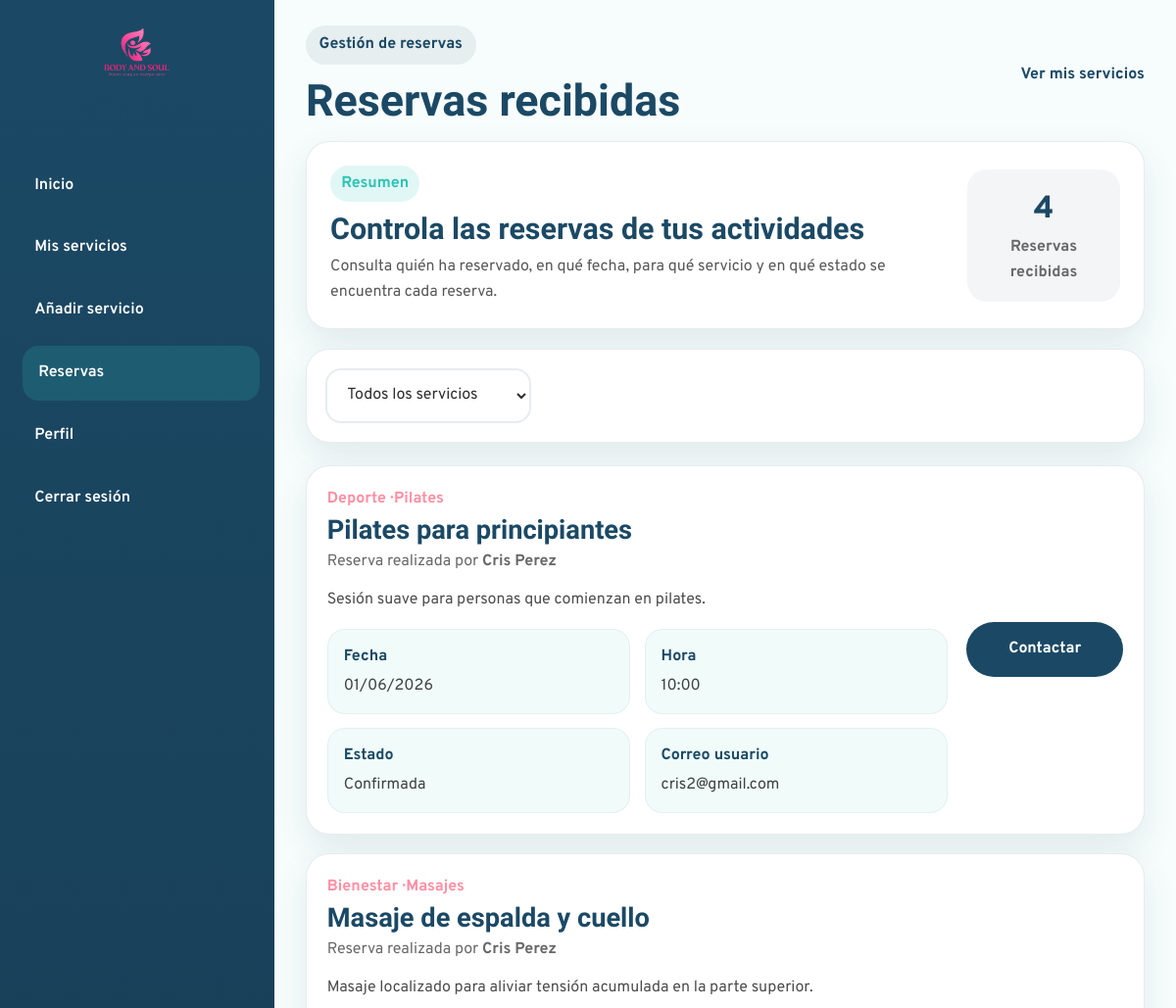
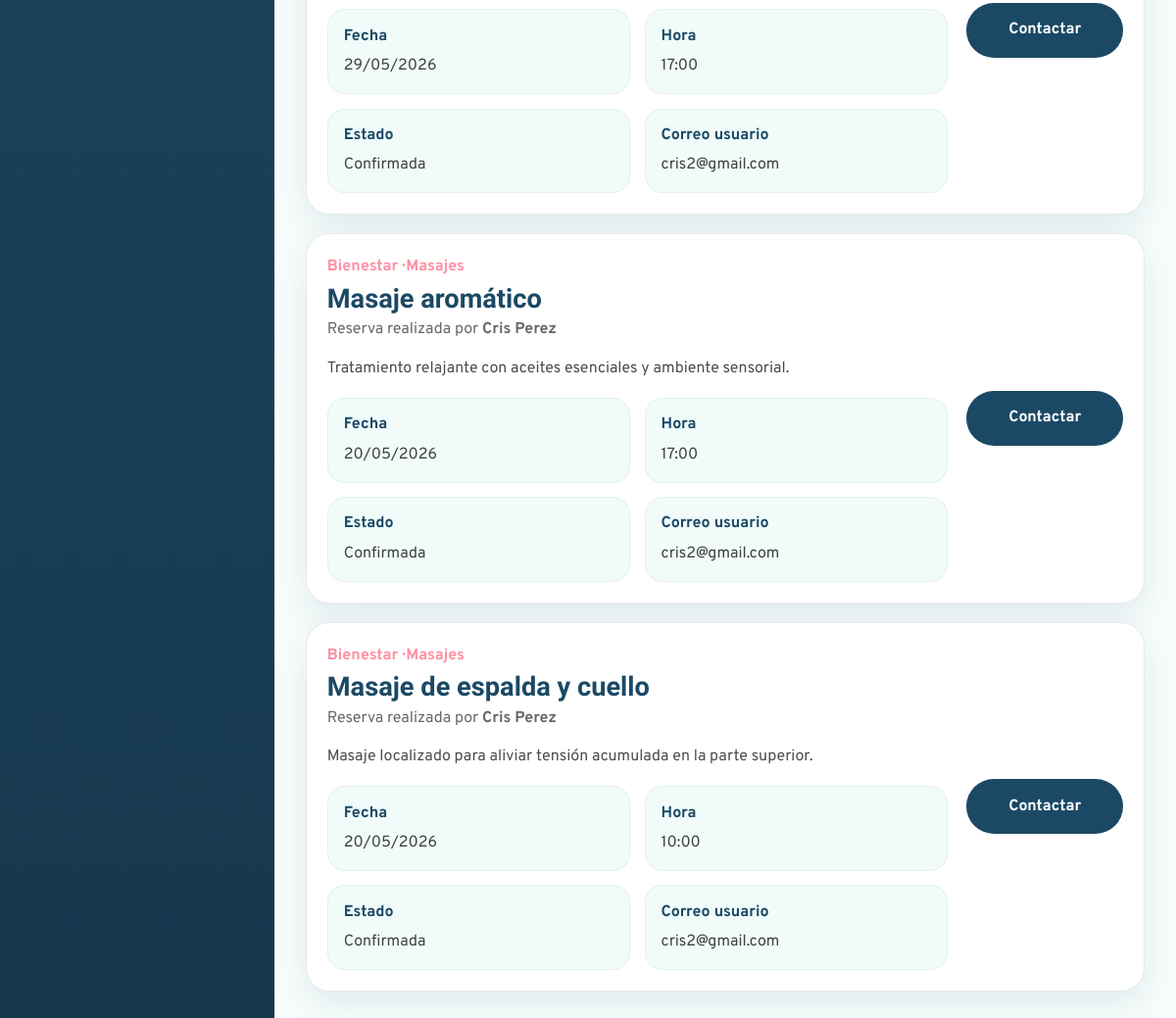
Screenshot of /Empresa/reservas.php (signed in) with the database file from the repository (2 pictures, top to bottom).
### tables this page shows
CREATE TABLE `reserva` (
  `id_reserva` int(11) NOT NULL,
  `id_usuario` int(11) NOT NULL,
  `id_servicio` int(11) NOT NULL,
  `fecha_hora` datetime NOT NULL,
  `estado` enum('pendiente','confirmada','cancelada') NOT NULL DEFAULT 'pendiente',
  `id_detalle_actividad` int(11) NOT NULL
);

CREATE TABLE `categoria` (
  `id_categoria` int(11) NOT NULL,
  `nombre` varchar(100) NOT NULL,
  `id_categoria_padre` int(11) DEFAULT NULL
);

CREATE TABLE `servicio` (
  `id_servicio` int(11) NOT NULL,
  `id_empresa` int(11) NOT NULL,
  `nombre_servicio` varchar(150) NOT NULL,
  `descripcion` text DEFAULT NULL,
  `lugar` varchar(150) DEFAULT NULL,
  `id_categoria` int(11) NOT NULL,
  `precio` decimal(10,2) NOT NULL DEFAULT 0.00,
  `duracion` varchar(50) DEFAULT NULL,
  `materiales` text DEFAULT NULL,
  `estado` enum('activo','cancelado') NOT NULL DEFAULT 'activo',
  `id_municipio` int(11) DEFAULT NULL,
  `codigo_postal` varchar(10) DEFAULT NULL,
  `latitud` decimal(10,8) DEFAULT NULL,
  `longitud` decimal(11,8) DEFAULT NULL
);

CREATE TABLE `usuario` (
  `id_usuario` int(11) NOT NULL,
  `nombre` varchar(100) NOT NULL,
  `apellido` varchar(30) NOT NULL,
  `email` varchar(150) NOT NULL,
  `contrasena` varchar(255) NOT NULL,
  `telefono` varchar(20) DEFAULT NULL,
  `id_rol` int(11) NOT NULL,
  `fecha_registro` datetime NOT NULL DEFAULT current_timestamp(),
  `intentos` int(1) NOT NULL,
  `estado` enum('activo','suspendido') NOT NULL DEFAULT 'activo'
);

### bd/bdempresa.php (called while the page is built, shortened)
<?php
class bdempresa{
public $pdo = "";
public function __construct($host,$port,$db,$user,$pass) {
    $this->pdo = new PDO("mysql:host=".$host.";port=".$port.";dbname=".$db.";charset=utf8", $user, $pass);
    }
public function ObtenerReservasEmpresa($idempresa){
    $sentencia = "SELECT
                    r.id_reserva,
                    r.fecha_hora,
                    r.estado,
                    r.id_detalle_actividad,
                    u.nombre AS nombre_usuario,
                    u.apellido AS apellido_usuario,
                    u.email AS email_usuario,
                    s.id_servicio,
                    s.nombre_servicio,
                    s.descripcion,
                    s.lugar,
                    c.nombre AS subcategoria,
                    cp.nombre AS categoria_padre
                  FROM reserva r
                  INNER JOIN usuario u ON r.id_usuario = u.id_usuario
                  INNER JOIN servicio s ON r.id_servicio = s.id_servicio
                  INNER JOIN categoria c ON s.id_categoria = c.id_categoria
                  LEFT JOIN categoria cp ON c.id_categoria_padre = cp.id_categoria
                  WHERE s.id_empresa = :idEmpresa
                  ORDER BY r.fecha_hora DESC";
    $ejecucion = $this->pdo->prepare($sentencia);
    $ejecucion->execute([
        ":idEmpresa" => $idempresa
    ]);
    return $ejecucion->fetchAll(PDO::FETCH_ASSOC);
}
}
?>

### Empresa/reservas.php (the view, shortened to what this page needs)
<?php
require_once("head.php");
$reservas = $bdempre->ObtenerReservasEmpresa($idempresa);
$numreservas = count($reservas);
?>
    <div class="company-main">
      <header class="company-topbar">
        <div class="company-topbar-left">
          <span class="company-page-tag">Gestión de reservas</span>
          <h2>Reservas recibidas</h2>
        </div>
        <div class="company-topbar-right">
          <a href="mis-servicios.php" class="company-top-link">Ver mis servicios</a>
        </div>
      </header>
      <main class="company-content">
        <section class="reservations-header-card">
          <div>
            <span class="company-section-badge">Resumen</span>
            <h3>Controla las reservas de tus actividades</h3>
            <p>
              Consulta quién ha reservado, en qué fecha, para qué servicio y en qué estado se encuentra cada reserva.
            </p>
          </div>
          <div class="reservations-summary">
            <span class="reservations-summary-number"><?=$numreservas?></span>
            <span class="reservations-summary-label">Reservas recibidas</span>
          </div>
        </section>
        <section class="reservations-filters-card">
          <div class="reservations-filters">
            <select id="filtroServicio">
              <option value="">Todos los servicios</option>
            </select>
          </div>
        </section>
  <section class="reservations-list">
  <?php if(empty($reservas)){ ?>
    <p>No tienes reservas recibidas todavía.</p>
  <?php }else{ ?>
    <?php foreach($reservas as $reserva){
      $fecha = date("d/m/Y", strtotime($reserva["fecha_hora"]));
      $hora = date("H:i", strtotime($reserva["fecha_hora"]));
    ?>
      <article class="reservation-company-card" data-servicio="<?=$reserva["id_servicio"]?>">
        <div class="reservation-company-main">
          <div class="reservation-company-top">
            <div>
              <p class="reservation-company-category">
                <?=htmlspecialchars($reserva["categoria_padre"])?> · <?=htmlspecialchars($reserva["subcategoria"])?>
              </p>
              <h3><?=htmlspecialchars($reserva["nombre_servicio"])?></h3>
              <p class="reservation-company-user">
                Reserva realizada por
                <strong>
                  <?=htmlspecialchars($reserva["nombre_usuario"] . " " . $reserva["apellido_usuario"])?>
                </strong>
              </p>
            </div>
          </div>
          <p class="reservation-company-description">
            <?=htmlspecialchars($reserva["descripcion"])?>
          </p>
          <div class="reservation-company-grid">
            <div class="reservation-info-item">
              <span class="info-label">Fecha</span>
              <span class="info-value"><?=$fecha?></span>
            </div>
            <div class="reservation-info-item">
              <span class="info-label">Hora</span>
              <span class="info-value"><?=$hora?></span>
            </div>
           <div class="reservation-info-item">
                <span class="info-label">Estado</span>
                <span class="info-value"><?=ucfirst($reserva["estado"])?></span>
            </div>
            <div class="reservation-info-item">
              <span class="info-label">Correo usuario</span>
              <span class="info-value">
                <?=htmlspecialchars($reserva["email_usuario"])?>
              </span>
            </div>
          </div>
        </div>
        <div class="reservation-company-actions">
          <a href="mailto:<?=htmlspecialchars($reserva["email_usuario"])?>" class="btn-secondary-company">
            Contactar
          </a>
        </div>
      </article>
    <?php } ?>
  <?php } ?>
</section>
      </main>
    </div>
  </div>
</body>
</html>

### css/empresa-styles/empresa-index.css (style rules this page uses)
:root { --company-primary: #1B4965; --company-primary-dark: #16384E; --company-secondary: #2EC4B6; --company-accent-soft: rgba(255, 143, 163, 0.16); --company-bg: #F7FDFC; --company-surface: #ffffff; --company-text: #2E2E2E; --company-border: rgba(27, 73, 101, 0.10); --company-shadow: 0 14px 34px rgba(27, 73, 101, 0.10); --company-radius: 24px; --company-transition: all 0.3s ease; }
* { box-sizing: border-box; }
body.company-body { margin: 0; font-family: "Overpass", sans-serif; background-color: var(--company-bg); color: var(--company-text); }
.company-main { display: flex; flex-direction: column; }
.company-topbar { display: flex; justify-content: space-between; align-items: center; gap: 1rem; padding: 1.6rem 2rem 1rem; }
.company-page-tag { display: inline-block; background-color: rgba(27, 73, 101, 0.08); color: var(--company-primary); padding: 0.45rem 0.85rem; border-radius: 999px; font-weight: 700; margin-bottom: 0.7rem; }
.company-topbar-left h2 { margin: 0; font-family: "Sansita", serif; color: var(--company-primary); font-size: clamp(2rem, 4vw, 2.8rem); }
.company-content { padding: 0 2rem 2rem; }
.company-section-badge { display: inline-block; background-color: rgba(46, 196, 182, 0.14); color: var(--company-secondary); padding: 0.35rem 0.7rem; border-radius: 999px; font-weight: 700; margin-bottom: 0.7rem; }
.info-label { display: block; font-weight: 700; color: var(--company-primary); margin-bottom: 0.3rem; }
.info-value { color: rgba(46, 46, 46, 0.9); }

### css/empresa-styles/perfil-empresa.css (style rules this page uses)
:root { --company-primary: #1B4965; --company-primary-dark: #16384E; --company-secondary: #2EC4B6; --company-accent: #FF8FA3; --company-bg: #F7FDFC; --company-surface: #ffffff; --company-text: #2E2E2E; --company-border: rgba(27, 73, 101, 0.10); --company-shadow: 0 14px 34px rgba(27, 73, 101, 0.10); --company-radius: 24px; --company-transition: all 0.3s ease; }
* { box-sizing: border-box; }
body.company-body { margin: 0; font-family: "Overpass", sans-serif; background-color: var(--company-bg); color: var(--company-text); }
.company-main { display: flex; flex-direction: column; }
.company-topbar { display: flex; justify-content: space-between; align-items: center; gap: 1rem; padding: 1.6rem 2rem 1rem; }
.company-page-tag { display: inline-block; background-color: rgba(27, 73, 101, 0.08); color: var(--company-primary); padding: 0.45rem 0.85rem; border-radius: 999px; font-weight: 700; margin-bottom: 0.7rem; }
.company-topbar-left h2 { margin: 0; font-family: "Sansita", serif; color: var(--company-primary); font-size: clamp(2rem, 4vw, 2.8rem); }
.company-content { padding: 0 2rem 2rem; }
.company-section-badge { display: inline-block; background-color: rgba(46, 196, 182, 0.14); color: var(--company-secondary); padding: 0.35rem 0.7rem; border-radius: 999px; font-weight: 700; margin-bottom: 0.7rem; }

### css/styles.css (style rules this page uses)
:root { --mint: #147a72; --navy: #1B4965; --pink: #b03a5b; --light: #F7FDFC; --dark: #2E2E2E; --white: #ffffff; --font-title: "Sansita Swashed", serif; --font-text: "Overpass", sans-serif; --radius-sm: 10px; --radius-md: 18px; --radius-lg: 28px; --shadow-soft: 0 10px 30px rgba(27, 73, 101, 0.12); --transition: all 0.3s ease; }
* { margin: 0; padding: 0; box-sizing: border-box; }
html { scroll-behavior: smooth; }
body { font-family: var(--font-text); color: var(--dark); background-color: var(--light); line-height: 1.6; }
a { text-decoration: none; color: inherit; }
button, input, select, textarea { font: inherit; }
h1, h2, h3, h4 { font-family: var(--font-title); color: var(--navy); line-height: 1.15; }

### css/empresa-styles/empresa.css (style rules this page uses)
:root { --company-primary: #1B4965; --company-primary-dark: #16384E; --company-secondary: #2EC4B6; --company-accent: #FF8FA3; --company-bg: #F7FDFC; --company-surface: #ffffff; --company-text: #2E2E2E; --company-border: rgba(27, 73, 101, 0.12); --company-shadow: 0 20px 45px rgba(27, 73, 101, 0.14); --company-radius: 28px; --company-transition: all 0.3s ease; }
* { box-sizing: border-box; }

### rows the page displays
reserva: categoria.nombre "Deporte", categoria.nombre "Pilates", id_servicio.nombre_servicio "Pilates para principiantes", id_usuario.apellido "Cris Perez", id_servicio.descripcion "Sesión suave para personas que comienzan en pilates.", fecha_hora "01/06/2026", fecha_hora "10:00", estado "Confirmada", id_usuario.email "cris2@gmail.com"
reserva: categoria.nombre "Bienestar", categoria.nombre "Masajes", id_servicio.nombre_servicio "Masaje de espalda y cuello", id_usuario.apellido "Cris Perez", id_servicio.descripcion "Masaje localizado para aliviar tensión acumulada en la parte superior.", fecha_hora "29/05/2026", fecha_hora "17:00", estado "Confirmada", id_usuario.email "cris2@gmail.com"
reserva: categoria.nombre "Bienestar", categoria.nombre "Masajes", id_servicio.nombre_servicio "Masaje aromático", id_usuario.apellido "Cris Perez", id_servicio.descripcion "Tratamiento relajante con aceites esenciales y ambiente sensorial.", fecha_hora "20/05/2026", fecha_hora "17:00", estado "Confirmada", id_usuario.email "cris2@gmail.com"
reserva: categoria.nombre "Bienestar", categoria.nombre "Masajes", id_servicio.nombre_servicio "Masaje de espalda y cuello", id_usuario.apellido "Cris Perez", id_servicio.descripcion "Masaje localizado para aliviar tensión acumulada en la parte superior.", fecha_hora "20/05/2026", fecha_hora "10:00", estado "Confirmada", id_usuario.email "cris2@gmail.com"

### other values shown
$numreservas "4"
